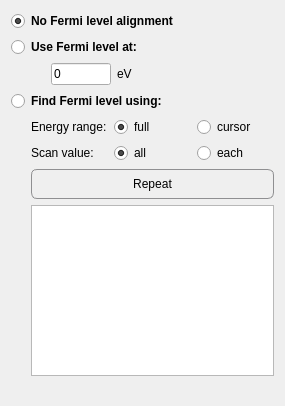
         <widget class="QWidget" name="FermiLevelPage">
          <property name="geometry">
           <rect>
            <x>0</x>
            <y>0</y>
            <width>285</width>
            <height>406</height>
           </rect>
          </property>
          <attribute name="label">
           <string> ▶  Fermi level alignment</string>
          </attribute>
          <layout class="QVBoxLayout" name="verticalLayout_3">
           <item>
            <widget class="QRadioButton" name="qrb_ef_no">
             <property name="sizePolicy">
              <sizepolicy hsizetype="Minimum" vsizetype="Fixed">
               <horstretch>0</horstretch>
               <verstretch>0</verstretch>
              </sizepolicy>
             </property>
             <property name="font">
              <font>
               <pointsize>9</pointsize>
               <weight>75</weight>
               <bold>true</bold>
              </font>
             </property>
             <property name="text">
              <string>No Fermi level alignment</string>
             </property>
             <property name="checked">
              <bool>true</bool>
             </property>
             <attribute name="buttonGroup">
              <string notr="true">qbg_ef_activate</string>
             </attribute>
            </widget>
           </item>
           <item>
            <widget class="QRadioButton" name="qrb_ef_val">
             <property name="font">
              <font>
               <pointsize>9</pointsize>
               <weight>75</weight>
               <bold>true</bold>
              </font>
             </property>
             <property name="text">
              <string>Use Fermi level at:</string>
             </property>
             <attribute name="buttonGroup">
              <string notr="true">qbg_ef_activate</string>
             </attribute>
            </widget>
           </item>
           <item>
            <layout class="QHBoxLayout" name="horizontalLayout">
             <property name="leftMargin">
              <number>40</number>
             </property>
             <property name="topMargin">
              <number>0</number>
             </property>
             <item>
              <widget class="QLineEdit" name="qle_ef_val">
               <property name="sizePolicy">
                <sizepolicy hsizetype="Minimum" vsizetype="Fixed">
                 <horstretch>0</horstretch>
                 <verstretch>0</verstretch>
                </sizepolicy>
               </property>
               <property name="minimumSize">
                <size>
                 <width>40</width>
                 <height>0</height>
                </size>
               </property>
               <property name="maximumSize">
                <size>
                 <width>60</width>
                 <height>16777215</height>
                </size>
               </property>
               <property name="text">
                <string>0</string>
               </property>
               <property name="maxLength">
                <number>32757</number>
               </property>
              </widget>
             </item>
             <item>
              <widget class="QLabel" name="label_19">
               <property name="text">
                <string>eV</string>
               </property>
              </widget>
             </item>
            </layout>
           </item>
           <item>
            <widget class="QRadioButton" name="qrb_ef_yes">
             <property name="font">
              <font>
               <pointsize>9</pointsize>
               <weight>75</weight>
               <bold>true</bold>
              </font>
             </property>
             <property name="text">
              <string>Find Fermi level using:</string>
             </property>
             <attribute name="buttonGroup">
              <string notr="true">qbg_ef_activate</string>
             </attribute>
            </widget>
           </item>
           <item>
            <layout class="QVBoxLayout" name="verticalLayout_5">
             <property name="leftMargin">
              <number>20</number>
             </property>
             <property name="topMargin">
              <number>0</number>
             </property>
             <property name="bottomMargin">
              <number>0</number>
             </property>
             <item>
              <layout class="QGridLayout" name="gridLayout_4">
               <property name="leftMargin">
                <number>0</number>
               </property>
               <property name="topMargin">
                <number>0</number>
               </property>
               <item row="1" column="2">
                <widget class="QRadioButton" name="qrb_yes_each_s">
                 <property name="enabled">
                  <bool>true</bool>
                 </property>
                 <property name="text">
                  <string>each</string>
                 </property>
                 <attribute name="buttonGroup">
                  <string notr="true">qbg_ef_each_s</string>
                 </attribute>
                </widget>
               </item>
               <item row="0" column="1">
                <widget class="QRadioButton" name="qrb_range_full">
                 <property name="enabled">
                  <bool>true</bool>
                 </property>
                 <property name="text">
                  <string>full</string>
                 </property>
                 <property name="checked">
                  <bool>true</bool>
                 </property>
                 <attribute name="buttonGroup">
                  <string notr="true">qbg_ef_range</string>
                 </attribute>
                </widget>
               </item>
               <item row="1" column="1">
                <widget class="QRadioButton" name="qrb_no_each_s">
                 <property name="enabled">
                  <bool>true</bool>
                 </property>
                 <property name="text">
                  <string>all</string>
                 </property>
                 <property name="checked">
                  <bool>true</bool>
                 </property>
                 <attribute name="buttonGroup">
                  <string notr="true">qbg_ef_each_s</string>
                 </attribute>
                </widget>
               </item>
               <item row="0" column="0">
                <widget class="QLabel" name="label_10">
                 <property name="sizePolicy">
                  <sizepolicy hsizetype="Minimum" vsizetype="Preferred">
                   <horstretch>0</horstretch>
                   <verstretch>0</verstretch>
                  </sizepolicy>
                 </property>
                 <property name="text">
                  <string>Energy range:</string>
                 </property>
                </widget>
               </item>
               <item row="1" column="0">
                <widget class="QLabel" name="label_15">
                 <property name="enabled">
                  <bool>true</bool>
                 </property>
                 <property name="sizePolicy">
                  <sizepolicy hsizetype="Minimum" vsizetype="Preferred">
                   <horstretch>0</horstretch>
                   <verstretch>0</verstretch>
                  </sizepolicy>
                 </property>
                 <property name="text">
                  <string>Scan value:</string>
                 </property>
                </widget>
               </item>
               <item row="0" column="2">
                <widget class="QRadioButton" name="qrb_range_cursor">
                 <property name="enabled">
                  <bool>true</bool>
                 </property>
                 <property name="text">
                  <string>cursor</string>
                 </property>
                 <attribute name="buttonGroup">
                  <string notr="true">qbg_ef_range</string>
                 </attribute>
                </widget>
               </item>
              </layout>
             </item>
             <item>
              <widget class="QPushButton" name="qrb_ef_update">
               <property name="sizePolicy">
                <sizepolicy hsizetype="MinimumExpanding" vsizetype="Minimum">
                 <horstretch>0</horstretch>
                 <verstretch>0</verstretch>
                </sizepolicy>
               </property>
               <property name="minimumSize">
                <size>
                 <width>0</width>
                 <height>30</height>
                </size>
               </property>
               <property name="autoFillBackground">
                <bool>false</bool>
               </property>
               <property name="styleSheet">
                <string notr="true">#qrb_ef_update {
border: 1px solid #8f8f91;
background-color: qlineargradient(spread:pad, x1:0, y1:0, x2:0, y2:1, 
stop:0 rgba(232, 255, 230, 255), stop:0.5 rgba(197, 235, 186, 255), stop:1 rgba(117, 158, 108, 255));
border-radius: 6px;
font: 12px;
}

#qrb_ef_update:pressed {
background-color: qlineargradient(spread:pad, x1:0, y1:0, x2:0, y2:1, 
stop:0 rgba(117, 158, 108, 255), stop:0.5 rgba(197, 235, 186, 255), stop:1 rgba(232, 255, 230, 255));
}</string>
               </property>
               <property name="text">
                <string>Repeat</string>
               </property>
               <property name="autoDefault">
                <bool>false</bool>
               </property>
               <property name="default">
                <bool>false</bool>
               </property>
               <property name="flat">
                <bool>false</bool>
               </property>
              </widget>
             </item>
             <item>
              <widget class="QTextEdit" name="qte_fermi">
               <property name="readOnly">
                <bool>true</bool>
               </property>
              </widget>
             </item>
            </layout>
           </item>
           <item>
            <spacer name="verticalSpacer_2">
             <property name="orientation">
              <enum>Qt::Vertical</enum>
             </property>
             <property name="sizeHint" stdset="0">
              <size>
               <width>20</width>
               <height>40</height>
              </size>
             </property>
            </spacer>
           </item>
          </layout>
         </widget>
